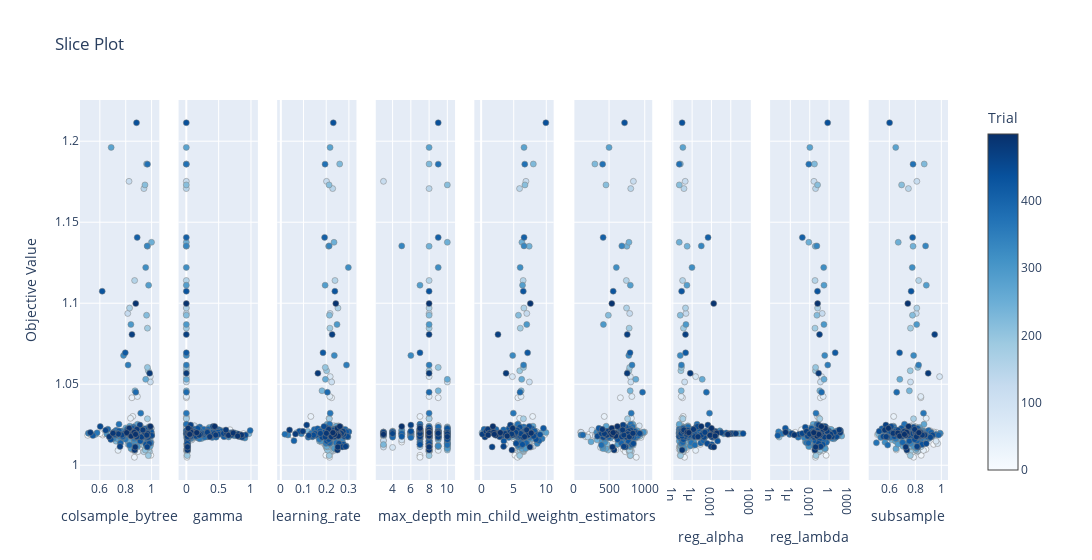

The code cell stored with this chart in its notebook:
### Code cell
optuna.visualization.plot_slice(study)

### Figure 1 — Plotly figure (JSON) as saved in the notebook; plotly's stock layout.template omitted (floating-point values rounded to 4 significant figures; data arrays with more than 128 entries replaced by an {"elided": "..."} marker saying what was removed)
{"data": [{"marker": {"color": {"elided": "500 int values"}, "colorbar": {"title": {"text": "Trial"}, "x": 1, "xpad": 40}, "colorscale": [[0, "rgb(247,251,255)"], [0.125, "rgb(222,235,247)"], [0.25, "rgb(198,219,239)"], [0.375, "rgb(158,202,225)"], [0.5, "rgb(107,174,214)"], [0.625, "rgb(66,146,198)"], [0.75, "rgb(33,113,181)"], [0.875, "rgb(8,81,156)"], [1, "rgb(8,48,107)"]], "line": {"color": "Grey", "width": 0.5}, "showscale": true}, "mode": "markers", "name": "Feasible Trial", "showlegend": false, "type": "scatter", "x": {"elided": "500 float values"}, "xaxis": "x", "y": {"elided": "500 float values"}, "yaxis": "y"}, {"marker": {"color": {"elided": "500 int values"}, "colorbar": {"title": {"text": "Trial"}, "x": 1, "xpad": 40}, "colorscale": [[0, "rgb(247,251,255)"], [0.125, "rgb(222,235,247)"], [0.25, "rgb(198,219,239)"], [0.375, "rgb(158,202,225)"], [0.5, "rgb(107,174,214)"], [0.625, "rgb(66,146,198)"], [0.75, "rgb(33,113,181)"], [0.875, "rgb(8,81,156)"], [1, "rgb(8,48,107)"]], "line": {"color": "Grey", "width": 0.5}, "showscale": false}, "mode": "markers", "name": "Feasible Trial", "showlegend": false, "type": "scatter", "x": {"elided": "500 float values"}, "xaxis": "x2", "y": {"elided": "500 float values"}, "yaxis": "y2"}, {"marker": {"color": {"elided": "500 int values"}, "colorbar": {"title": {"text": "Trial"}, "x": 1, "xpad": 40}, "colorscale": [[0, "rgb(247,251,255)"], [0.125, "rgb(222,235,247)"], [0.25, "rgb(198,219,239)"], [0.375, "rgb(158,202,225)"], [0.5, "rgb(107,174,214)"], [0.625, "rgb(66,146,198)"], [0.75, "rgb(33,113,181)"], [0.875, "rgb(8,81,156)"], [1, "rgb(8,48,107)"]], "line": {"color": "Grey", "width": 0.5}, "showscale": false}, "mode": "markers", "name": "Feasible Trial", "showlegend": false, "type": "scatter", "x": {"elided": "500 float values"}, "xaxis": "x3", "y": {"elided": "500 float values"}, "yaxis": "y3"}, {"marker": {"color": {"elided": "500 int values"}, "colorbar": {"title": {"text": "Trial"}, "x": 1, "xpad": 40}, "colorscale": [[0, "rgb(247,251,255)"], [0.125, "rgb(222,235,247)"], [0.25, "rgb(198,219,239)"], [0.375, "rgb(158,202,225)"], [0.5, "rgb(107,174,214)"], [0.625, "rgb(66,146,198)"], [0.75, "rgb(33,113,181)"], [0.875, "rgb(8,81,156)"], [1, "rgb(8,48,107)"]], "line": {"color": "Grey", "width": 0.5}, "showscale": false}, "mode": "markers", "name": "Feasible Trial", "showlegend": false, "type": "scatter", "x": {"elided": "500 int values"}, "xaxis": "x4", "y": {"elided": "500 float values"}, "yaxis": "y4"}, {"marker": {"color": {"elided": "500 int values"}, "colorbar": {"title": {"text": "Trial"}, "x": 1, "xpad": 40}, "colorscale": [[0, "rgb(247,251,255)"], [0.125, "rgb(222,235,247)"], [0.25, "rgb(198,219,239)"], [0.375, "rgb(158,202,225)"], [0.5, "rgb(107,174,214)"], [0.625, "rgb(66,146,198)"], [0.75, "rgb(33,113,181)"], [0.875, "rgb(8,81,156)"], [1, "rgb(8,48,107)"]], "line": {"color": "Grey", "width": 0.5}, "showscale": false}, "mode": "markers", "name": "Feasible Trial", "showlegend": false, "type": "scatter", "x": {"elided": "500 float values"}, "xaxis": "x5", "y": {"elided": "500 float values"}, "yaxis": "y5"}, {"marker": {"color": {"elided": "500 int values"}, "colorbar": {"title": {"text": "Trial"}, "x": 1, "xpad": 40}, "colorscale": [[0, "rgb(247,251,255)"], [0.125, "rgb(222,235,247)"], [0.25, "rgb(198,219,239)"], [0.375, "rgb(158,202,225)"], [0.5, "rgb(107,174,214)"], [0.625, "rgb(66,146,198)"], [0.75, "rgb(33,113,181)"], [0.875, "rgb(8,81,156)"], [1, "rgb(8,48,107)"]], "line": {"color": "Grey", "width": 0.5}, "showscale": false}, "mode": "markers", "name": "Feasible Trial", "showlegend": false, "type": "scatter", "x": {"elided": "500 int values"}, "xaxis": "x6", "y": {"elided": "500 float values"}, "yaxis": "y6"}, {"marker": {"color": {"elided": "500 int values"}, "colorbar": {"title": {"text": "Trial"}, "x": 1, "xpad": 40}, "colorscale": [[0, "rgb(247,251,255)"], [0.125, "rgb(222,235,247)"], [0.25, "rgb(198,219,239)"], [0.375, "rgb(158,202,225)"], [0.5, "rgb(107,174,214)"], [0.625, "rgb(66,146,198)"], [0.75, "rgb(33,113,181)"], [0.875, "rgb(8,81,156)"], [1, "rgb(8,48,107)"]], "line": {"color": "Grey", "width": 0.5}, "showscale": false}, "mode": "markers", "name": "Feasible Trial", "showlegend": false, "type": "scatter", "x": {"elided": "500 float values"}, "xaxis": "x7", "y": {"elided": "500 float values"}, "yaxis": "y7"}, {"marker": {"color": {"elided": "500 int values"}, "colorbar": {"title": {"text": "Trial"}, "x": 1, "xpad": 40}, "colorscale": [[0, "rgb(247,251,255)"], [0.125, "rgb(222,235,247)"], [0.25, "rgb(198,219,239)"], [0.375, "rgb(158,202,225)"], [0.5, "rgb(107,174,214)"], [0.625, "rgb(66,146,198)"], [0.75, "rgb(33,113,181)"], [0.875, "rgb(8,81,156)"], [1, "rgb(8,48,107)"]], "line": {"color": "Grey", "width": 0.5}, "showscale": false}, "mode": "markers", "name": "Feasible Trial", "showlegend": false, "type": "scatter", "x": {"elided": "500 float values"}, "xaxis": "x8", "y": {"elided": "500 float values"}, "yaxis": "y8"}, {"marker": {"color": {"elided": "500 int values"}, "colorbar": {"title": {"text": "Trial"}, "x": 1, "xpad": 40}, "colorscale": [[0, "rgb(247,251,255)"], [0.125, "rgb(222,235,247)"], [0.25, "rgb(198,219,239)"], [0.375, "rgb(158,202,225)"], [0.5, "rgb(107,174,214)"], [0.625, "rgb(66,146,198)"], [0.75, "rgb(33,113,181)"], [0.875, "rgb(8,81,156)"], [1, "rgb(8,48,107)"]], "line": {"color": "Grey", "width": 0.5}, "showscale": false}, "mode": "markers", "name": "Feasible Trial", "showlegend": false, "type": "scatter", "x": {"elided": "500 float values"}, "xaxis": "x9", "y": {"elided": "500 float values"}, "yaxis": "y9"}], "layout": {"title": {"text": "Slice Plot"}, "width": 2700, "xaxis": {"anchor": "y", "domain": [0, 0.09136], "title": {"text": "colsample_bytree"}}, "xaxis2": {"anchor": "y2", "domain": [0.1136, 0.2049], "title": {"text": "gamma"}}, "xaxis3": {"anchor": "y3", "domain": [0.2272, 0.3185], "title": {"text": "learning_rate"}}, "xaxis4": {"anchor": "y4", "domain": [0.3407, 0.4321], "title": {"text": "max_depth"}}, "xaxis5": {"anchor": "y5", "domain": [0.4543, 0.5457], "title": {"text": "min_child_weight"}}, "xaxis6": {"anchor": "y6", "domain": [0.5679, 0.6593], "title": {"text": "n_estimators"}}, "xaxis7": {"anchor": "y7", "domain": [0.6815, 0.7728], "title": {"text": "reg_alpha"}, "type": "log"}, "xaxis8": {"anchor": "y8", "domain": [0.7951, 0.8864], "title": {"text": "reg_lambda"}, "type": "log"}, "xaxis9": {"anchor": "y9", "domain": [0.9086, 1], "title": {"text": "subsample"}}, "yaxis": {"anchor": "x", "domain": [0, 1], "title": {"text": "Objective Value"}}, "yaxis2": {"anchor": "x2", "domain": [0, 1], "matches": "y", "showticklabels": false}, "yaxis3": {"anchor": "x3", "domain": [0, 1], "matches": "y", "showticklabels": false}, "yaxis4": {"anchor": "x4", "domain": [0, 1], "matches": "y", "showticklabels": false}, "yaxis5": {"anchor": "x5", "domain": [0, 1], "matches": "y", "showticklabels": false}, "yaxis6": {"anchor": "x6", "domain": [0, 1], "matches": "y", "showticklabels": false}, "yaxis7": {"anchor": "x7", "domain": [0, 1], "matches": "y", "showticklabels": false}, "yaxis8": {"anchor": "x8", "domain": [0, 1], "matches": "y", "showticklabels": false}, "yaxis9": {"anchor": "x9", "domain": [0, 1], "matches": "y", "showticklabels": false}}}
